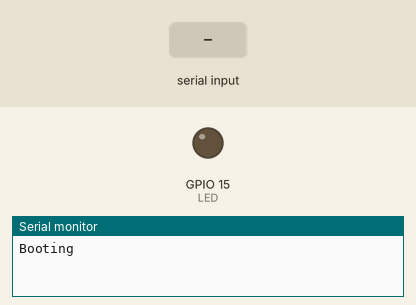
Bench run of a sketch on a simulated ESP32. On the bench: output pins drawn as LEDs (lit = HIGH), the last lines printed to the serial monitor. Dashed ring = blinking. The inputs (shaded band) are chosen by the test bench. WiFi joins after 1.5 s; servers stay silent unless stated; no MQTT or app messages arrive unless stated.

Above: at 0.1 s.
At 4.7 s:
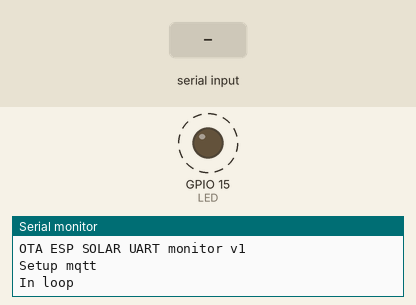
4.8 s: "AT+SENDICA=property" received over the second serial link
9.5 s: ",PowerS" received over the second serial link
Timing chart, 0 to 19.0 s (numbered marks = the images above; inputs shaded):
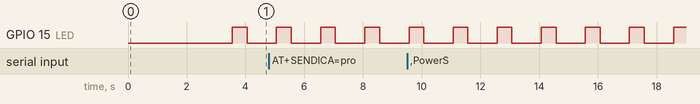

Measured:
- by itself, GPIO 15 (LED): alternates HIGH for 0.50 s and LOW for 1.0 s

The sketch:

OTA_espInverter_upload.ino
```cpp
#include <WiFi.h>
#include <ESPmDNS.h>
#include <WiFiUdp.h>
#include <ArduinoOTA.h>
#include <PubSubClient.h>
#include <HardwareSerial.h>

HardwareSerial MySerial(1);

const char* ssid ="your wifi ssid";
const char* password = "your password";
// Add your MQTT Broker IP address
const char* mqtt_server = "192.168.1.50";//your mqtt server
char Rxrssi_str[10],bootCount_str[10],RxData_str[10];
int LED = 15,sendmqtt = 0;
String DayEnergy = "0";
String data_rx = "no data";
String RxData = "nil",topic;
char c;
int commaIndex = 0,upload_index = 0;
String data_rx_array[40];
int i = 0;

WiFiClient inverterClient;
PubSubClient client(inverterClient);
#define TX 35 //GPIO 35
#define RX 37 //GPIO 37

void setup() {
  Serial.begin(115200);
  Serial.println("Booting");
  WiFi.mode(WIFI_STA);
  WiFi.begin(ssid, password);
  while (WiFi.waitForConnectResult() != WL_CONNECTED) {
    Serial.println("Connection Failed! Rebooting...");
    wait(5000);
    ESP.restart();
  }
  ArduinoOTA
    .onStart([]() {
      String type;
      if (ArduinoOTA.getCommand() == U_FLASH)
        type = "sketch";
      else // U_SPIFFS
        type = "filesystem";

      // NOTE: if updating SPIFFS this would be the place to unmount SPIFFS using SPIFFS.end()
      Serial.println("Start updating " + type);
    })
    .onEnd([]() {
      Serial.println("\nEnd");
    })
    .onProgress([](unsigned int progress, unsigned int total) {
      Serial.printf("Progress: %u%%\r", (progress / (total / 100)));
    })
    .onError([](ota_error_t error) {
      Serial.printf("Error[%u]: ", error);
      if (error == OTA_AUTH_ERROR) Serial.println("Auth Failed");
      else if (error == OTA_BEGIN_ERROR) Serial.println("Begin Failed");
      else if (error == OTA_CONNECT_ERROR) Serial.println("Connect Failed");
      else if (error == OTA_RECEIVE_ERROR) Serial.println("Receive Failed");
      else if (error == OTA_END_ERROR) Serial.println("End Failed");
    });

  ArduinoOTA.begin();
  Serial.println("Ready");
  Serial.print("IP address: ");
  Serial.println(WiFi.localIP());
  /////////////////////add normal setup here////////////////
  pinMode(RX, INPUT);  // sets the digital pin  as input
  pinMode(TX, OUTPUT);  // sets the digital pin  as output

  MySerial.setRxBufferSize(512); //1024
  MySerial.begin(115200, SERIAL_8N1, RX, TX);
  wait(1000);
  Serial.println ("OTA ESP SOLAR UART monitor v1");
  client.setServer(mqtt_server,1883);
  client.connect("inverterClient", "mqtt user", "oscar");
  Serial.println ("Setup mqtt");
  pinMode(LED, OUTPUT);             // sets onboard LED pin as an output
  wait(1000);  // Allow the hardware to initialize
}

void loop() {
  ArduinoOTA.handle();
    digitalWrite(LED, HIGH);           // turn on LED to show esp32 running
    wait(500);
    digitalWrite(LED, LOW);
    Serial.println ("In loop");

   if(!client.connected()) {            // Test MQTT client connected
    Serial.print("Goto reconnect() ");
    reconnect();
    }
  Data_read();
 } // void loop end
```

data_read.ino
```cpp
void Data_read(){
//Receive data and return it
while (MySerial.available())
  {
     c = MySerial.read();
     RxData += c;
     RxData.trim(); // Remove any trailing newline characters
  while ((commaIndex = RxData.indexOf(',')) > 0)
     {
        data_rx_array[i++] = RxData.substring(0, commaIndex);
        RxData = RxData.substring(commaIndex + 1);
      }
      data_rx_array[i] = RxData; // Add the last element
    }
// Check if the first element matches the expected value
if (data_rx_array[0] == "AT+SENDICA=property")
     {
    // Check if the second element matches "PV_Volt"
    if (data_rx_array[1] == "PV_Volt")
       {
        String mod_last_element = data_rx_array[18];
        data_rx_array[18] = mod_last_element.substring(0, 5); // Trim the trailing newline characters
       }
       publishmqtt1();
     }
//Check for second string
if (RxData.substring(0, 7) == ",PowerS") {
    RxData = RxData.substring(1);// remove comma at start of string
    while ((commaIndex = RxData.indexOf(',')) > 0)
      {
        data_rx_array[i++] = RxData.substring(0, commaIndex);
        RxData = RxData.substring(commaIndex + 1);
      }
        String mod_last_element = data_rx_array[30];
        data_rx_array[30] = mod_last_element.substring(0, 5); // Trim the trailing newline characters
        publishmqtt2();
    }
   wait(1000);
   RxData = "";
   c = 0,i = 0;
}
   //  AT+SENDICA=property,PV_Volt,50.8,PV_Current,1.09,
   //  PV_Power,55.4,AC_Volt,243.2,AC_Current,0.20,
   //  Out_Power,51.0,Temperature,30.0,Power_adjustment,100,
   //  Energy,94.89 +ok
```

publishmqtt.ino
```cpp
void publishmqtt1(){// convert float to string
      dtostrf((WiFi.RSSI()),5,2,Rxrssi_str);
      //dtostrf(bootCount,5,2,bootCount_str);
      //send mqtt messages
      client.publish("tele/Inverter/Rxrssi", Rxrssi_str);
      //client.publish("tele/Inverter/RxData", RxData.c_str());//test only
      // Form the MQTT topic string
      topic = "tele/Inverter/" + data_rx_array[1];               // Form the MQTT topic string
      client.publish(topic.c_str(), data_rx_array[2].c_str());   // Send mqtt messages
      topic = "tele/Inverter/" + data_rx_array[3];
      client.publish(topic.c_str(), data_rx_array[4].c_str());
      topic = "tele/Inverter/" + data_rx_array[5];
      client.publish(topic.c_str(), data_rx_array[6].c_str());
      topic = "tele/Inverter/" + data_rx_array[7];
      client.publish(topic.c_str(), data_rx_array[8].c_str());
      topic = "tele/Inverter/" + data_rx_array[9];
      client.publish(topic.c_str(), data_rx_array[10].c_str());
      topic = "tele/Inverter/" + data_rx_array[11];
      client.publish(topic.c_str(), data_rx_array[12].c_str());
      topic = "tele/Inverter/" + data_rx_array[13];
      client.publish(topic.c_str(), data_rx_array[14].c_str());
      topic = "tele/Inverter/" + data_rx_array[15];
      client.publish(topic.c_str(), data_rx_array[16].c_str());
      topic = "tele/Inverter/" + data_rx_array[17];
      client.publish(topic.c_str(), data_rx_array[18].c_str());

      Serial.println("Published Mqtt1 messages ");
}
void publishmqtt2(){// convert float to string

      topic = "tele/Inverter/" + data_rx_array[19];
      client.publish(topic.c_str(), data_rx_array[20].c_str());
      topic = "tele/Inverter/" + data_rx_array[21];
      client.publish(topic.c_str(), data_rx_array[22].c_str());
      topic = "tele/Inverter/" + data_rx_array[23];
      client.publish(topic.c_str(), data_rx_array[24].c_str());
      topic = "tele/Inverter/" + data_rx_array[25];
      client.publish(topic.c_str(), data_rx_array[26].c_str());
      topic = "tele/Inverter/" + data_rx_array[27];
      client.publish(topic.c_str(), data_rx_array[28].c_str());
      topic = "tele/Inverter/" + data_rx_array[29];
      client.publish(topic.c_str(), data_rx_array[30].c_str());

      Serial.println("Published Mqtt 2 messages ");
}

 void reconnect() {
  // Loop until we're reconnected
  while (!client.connected()) {
    client.connect("inverterClient", "mqtt user", "oscar");
    wait(1000);
    Serial.print("Attempting MQTT reconnection...");
    // Attempt to connect
    if (client.connect("ESP32Client")) {
      Serial.println("connected");
      client.subscribe("esp32/output");
    } else {
      Serial.print("failed, rc=");
      Serial.print(client.state());
      Serial.println(" try again in 10 seconds");
      wait(10000);
    }
  }
}
```

wait.ino
```cpp
void wait(int t) // Use this instead of delay (delay stops program running)
{
  long time = millis()+t;
  while(millis()<time)
  {
      ArduinoOTA.handle();
  }
}
```
